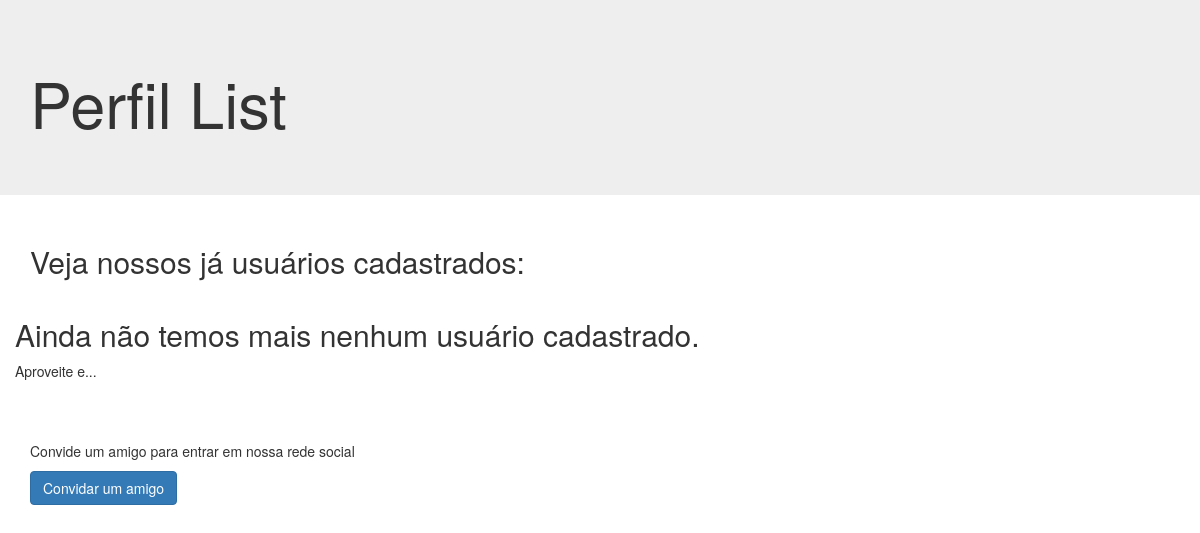
The app's page /perfis/, older data.
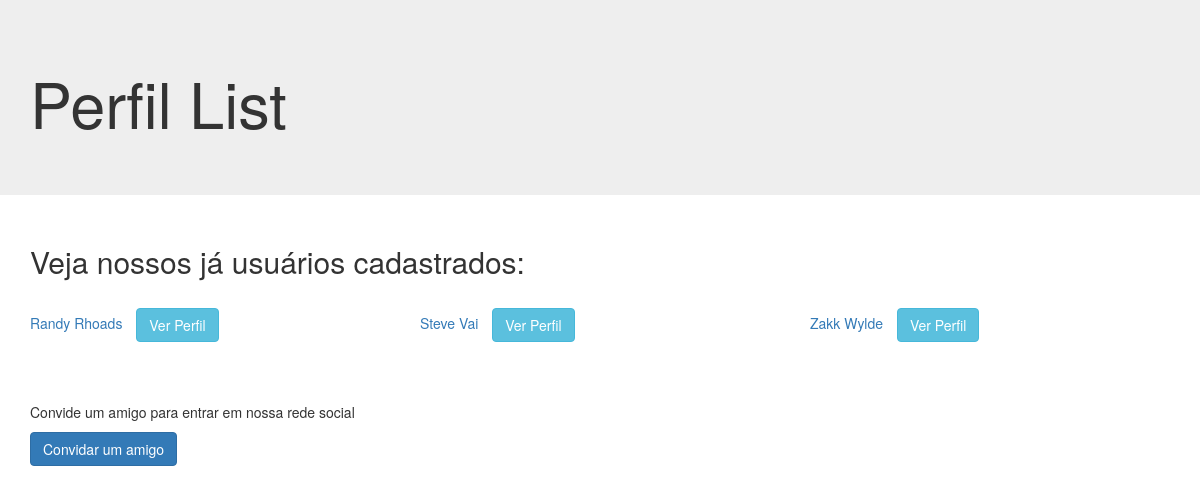
The same page, newer data.
### project/perfis/models.py (models this page shows, shortened)
class Perfil(models.Model):
    nome = models.CharField('Nome', max_length=100)
    email = models.CharField('E-mail', max_length=100)
    foto = models.ImageField(
        upload_to='perfis/images', verbose_name='Foto', null=True, blank=True
    )
    dtNascimento = models.CharField('Data de Nascimento', max_length=10)
    localidade = models.CharField('Localidade', max_length=255, blank=True)
    cargo = models.CharField('Cargo', max_length=155, null=True, blank=True)
    empresa = models.CharField('Empresa', max_length=155, null=True, blank=True)
    curso = models.CharField('Curso', max_length=155, null=True, blank=True)
    escola = models.CharField('Escola', max_length=155, null=True, blank=True)
    dtCadastro = models.DateTimeField('Criado em', auto_now_add=True)
    dtAtualizacao = models.DateTimeField('Atualizado em', auto_now=True)
    @models.permalink
    def get_absolute_url(self):
        return ('perfis:showPerfil', (), { 'perfil_id' : self.id })
    class Meta:
        verbose_name = 'Perfil'
        verbose_name_plural = 'Perfis'
        ordering = ['nome']

### project/perfis/views.py (the view)
def indexPerfil(resquest):
    perfis = Perfil.objects.all()
    template_name = 'perfis/index.html'
    context =  {
        'perfis' : perfis
    }
    return render(resquest, template_name, context)

### project/perfis/templates/perfis/index.html
{% extends 'core/base.html' %}
{% block body %}
	<div class="jumbotron">
		<div class="container">
			<h1>Perfil List</h1>
		</div>
	</div>
	<div class="container">
		<h2>Veja nossos já usuários cadastrados:</h2>
		<div class="row">
			{% for perfil in perfis %}
				<div class="col-lg-4 itens-perfil">
					<a href="{{ perfil.get_absolute_url }}">{{ perfil.nome }} <span class="btn btn-info">Ver Perfil</span></a>
				</div>
			{% empty %}
				<h2>Ainda não temos mais nenhum usuário cadastrado.</h2>
				<p>Aproveite e...</p>
			{% endfor %}
		</div>
		<p>Convide um amigo para entrar em nossa rede social</p>
		<a href="#" class="btn btn-primary">Convidar um amigo</a>
	</div>
{% endblock %}

Row changes from the older to the newer data that the page shows:
added Perfil: nome "Randy Rhoads"
added Perfil: nome "Steve Vai"
added Perfil: nome "Zakk Wylde"
Text that changed along with them:
text no longer shown: "Ainda não temos mais nenhum usuário cadastrado. Aproveite e..."
